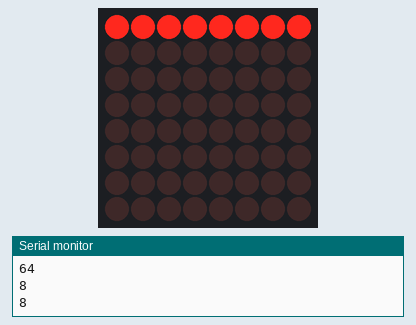
Simulated run of this sketch. Board: Arduino Uno, built with avr-gcc and run on an emulated ATmega328P. Shown: 8×8 LED matrix, the last lines printed to the serial monitor.

Above: at 0.2 s.
At 0.6 s:
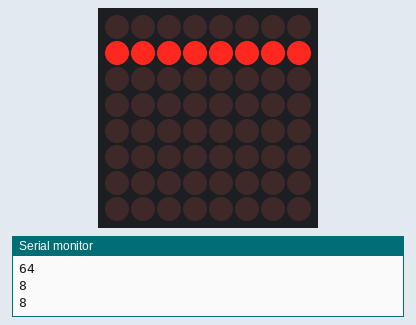
At 1.0 s:
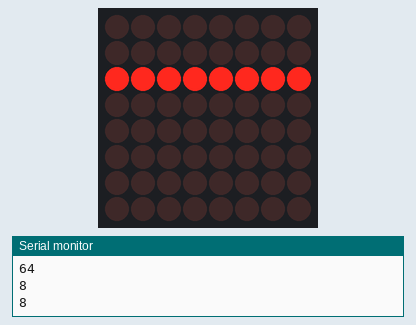
At 1.4 s:
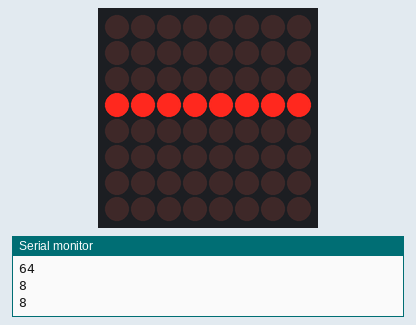
At 2.21 s:
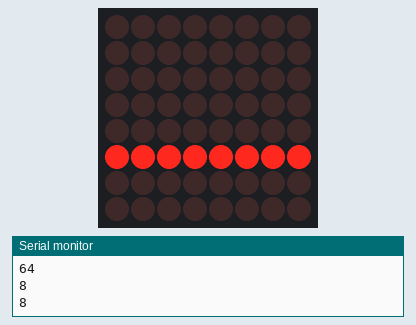
At 3.01 s:
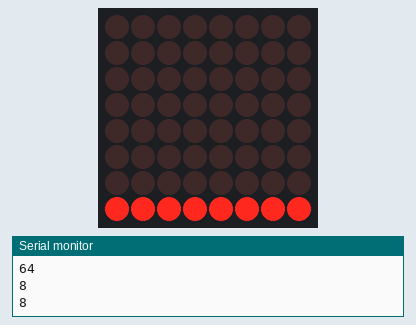

Measured:
- by itself, everything shown: repeats every 3.2 s, in 8 steps
- what the display in image 1 shows lasts 0.4 s, from 0.4 s to 0.8 s

The sketch:

LEDMatrix.ino
```cpp
#define PIN_DIN 13  //D7 für NoteMCU
#define PIN_CLK 14  //D5
#define PIN_CS  2   //D4
#define NUM_DEVICES 1

#include <LedControl.h>

LedControl lc = LedControl(PIN_DIN, PIN_CLK, PIN_CS, NUM_DEVICES);

byte frames[3][8] = {  // Das Bild ist um 90 Grad gedreht
  {
    B00111100,
    B01000010,
    B10010101,
    B10100001,
    B10100001,
    B10010101,
    B01000010,
    B00111100
  },
  {
    B00111100,
    B01000010,
    B10010101,
    B10010001,
    B10010001,
    B10010101,
    B01000010,
    B00111100
  },
  {
    B00111100,
    B01000010,
    B10100101,
    B10010001,
    B10010001,
    B10100101,
    B01000010,
    B00111100
  }
};

byte frames2[8][8] = {
  {
    B11111111,
    B00000000,
    B00000000,
    B00000000,
    B00000000,
    B00000000,
    B00000000,
    B00000000
  },
  {
    B00000000,
    B11111111,
    B00000000,
    B00000000,
    B00000000,
    B00000000,
    B00000000,
    B00000000
  },
  {
    B00000000,
    B00000000,
    B11111111,
    B00000000,
    B00000000,
    B00000000,
    B00000000,
    B00000000
  },
  {
    B00000000,
    B00000000,
    B00000000,
    B11111111,
    B00000000,
    B00000000,
    B00000000,
    B00000000
  },
  {
    B00000000,
    B00000000,
    B00000000,
    B00000000,
    B11111111,
    B00000000,
    B00000000,
    B00000000
  } ,
  {
    B00000000,
    B00000000,
    B00000000,
    B00000000,
    B00000000,
    B11111111,
    B00000000,
    B00000000
  } ,
  {
    B00000000,
    B00000000,
    B00000000,
    B00000000,
    B00000000,
    B00000000,
    B11111111,
    B00000000
  },
  {
    B00000000,
    B00000000,
    B00000000,
    B00000000,
    B00000000,
    B00000000,
    B00000000,
    B11111111
  }
  };
void setup()
{
  lc.shutdown(0, false);

  // intensity level (0..15)
  lc.setIntensity(0, 2);

  lc.clearDisplay(0);
  Serial.begin(9600);
}

void loop()
{


  for (int frame=0; frame<8; frame++) {
  for (int dot=0; dot<8; dot++) {
      lc.setRow(0, dot, frames2[frame][dot]);
    }

  Serial.println(sizeof(frames2));
  Serial.println(sizeof(frames2[0]));
  Serial.println(sizeof(frames2) /sizeof(frames2[0])); // gibt Länge des Arrays (anzahl der Frames wieder)
    delay(400);
  }
  /*
   *

  for (int frame=0; frame<3; frame++) {
    for (int dot=0; dot<8; dot++) {
      lc.setRow(0, dot, frames[frame][dot]);
    }
    delay(750);
  }
    */
}
```
